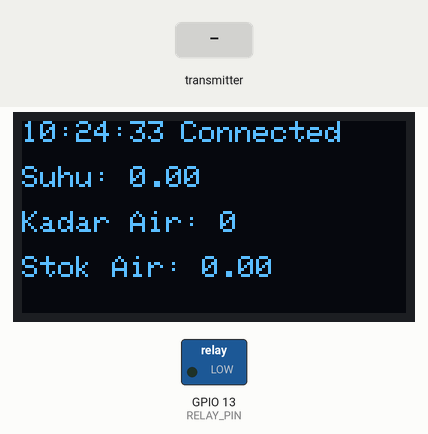
A program run on a simulated ESP32. Shown: 128×64 one-colour display, switched loads named in the program (green lamp = pin HIGH). Inputs (shaded band) come from the test bench. WiFi joins after 1.5 s; servers stay silent unless stated; network time is answered at once with the bench clock; the local clock reads 2024-03-15 10:24:30 at power-on unless the program sets it; no radio packets arrive unless stated; what the program prints to the serial monitor is not drawn.

Above: at 3.2 s.
3.3 s: the transmitter starts sending temperature = 25
At 4.9 s:
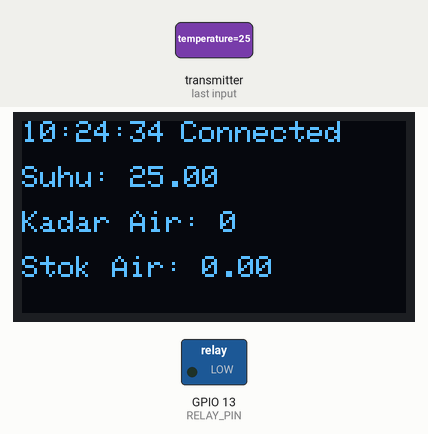
6.4 s: the transmitter starts sending soilMoisturePercentage = 25
At 8.0 s:
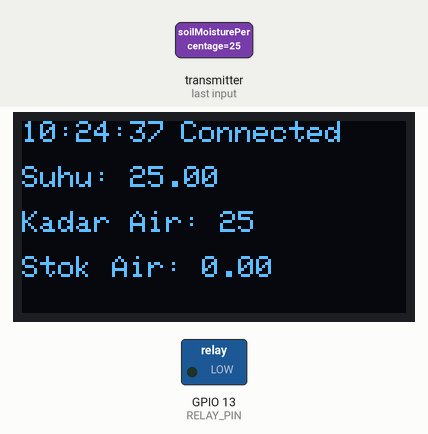
9.5 s: the transmitter starts sending temperature = 0
At 11.1 s:
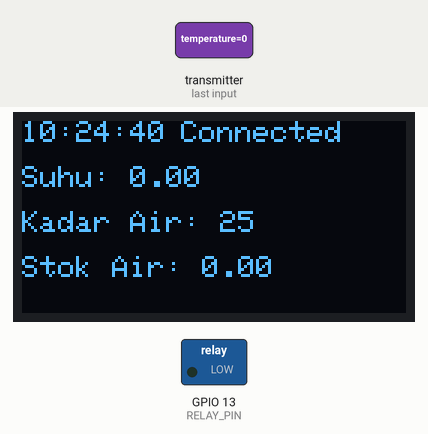
12.6 s: the transmitter starts sending soilMoisturePercentage = 50
At 13.9 s:
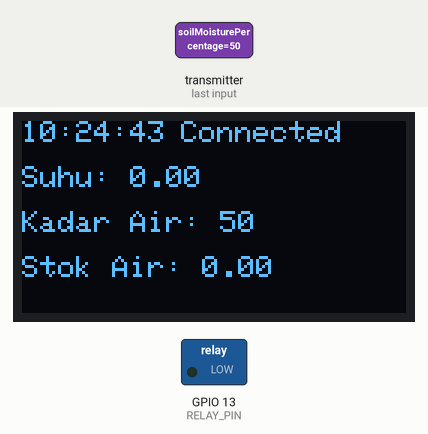
Timing chart, 0 to 15.6 s (numbered marks = the images above; inputs shaded):
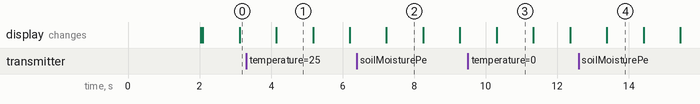

Measured:
- what the display in image 1 shows lasts 1.1 s, from 4.1 s to 5.2 s

The program:

main.cpp
```cpp
#include <SPI.h>
#include <nRF24L01.h>
#include <RF24.h>
#include <WiFi.h>
#include <HTTPClient.h>
#include <ArduinoJson.h>
#include <Wire.h>
#include <Adafruit_GFX.h>
#include <Adafruit_SSD1306.h>
#include <WiFiUdp.h>
#include <NTPClient.h>
#include <TimeLib.h>
#include <Fuzzy.h>

#define RELAY_PIN 13

RF24 radio(4, 5); // CE, CSN pins

const char* ssid = "ssid";
const char* password = "wifi-pass";
const char* apiEndpoint = "api-endpoint";

struct SensorData {
  float temperature;
  int soilMoisturePercentage;
};

struct UltrasonicData {
  float depth;
};

SensorData latestSensorData;
UltrasonicData latestUltrasonicData;

// unsigned long lastTransmissionTime = 0;
// const unsigned long transmissionInterval = 30 * 60 * 1000; // 30 minutes in milliseconds

Adafruit_SSD1306 display(128, 64, &Wire, -1);
WiFiUDP ntpUDP;
NTPClient timeClient(ntpUDP, "pool.ntp.org");
Fuzzy *fuzzyWatering = new Fuzzy();

void sendDataToAPI();
void sendPOSTRequest(String jsonData);
void displayOnOled();
void initializeFuzzyController();

int wateringDuration;  // Duration in seconds

// Fuzzy Sets for Soil Moisture
FuzzySet *dry = new FuzzySet(0, 0, 20, 30);
FuzzySet *moist = new FuzzySet(20, 30, 40, 50);
FuzzySet *wet = new FuzzySet(40, 50, 100, 100);

// Fuzzy Sets for Temperature
FuzzySet *lowTemp = new FuzzySet(10, 10, 15, 20);
FuzzySet *mediumTemp = new FuzzySet(15, 20, 25, 30);
FuzzySet *highTemp = new FuzzySet(25, 30, 36, 36);

// Fuzzy Sets for Water Amount
FuzzySet *lowWater = new FuzzySet(0, 0, 0.4, 0.6);
FuzzySet *mediumWater = new FuzzySet(0.4, 0.6, 1.4, 1.6);
FuzzySet *highWater = new FuzzySet(1.4, 1.6, 2, 2);

// Fuzzy Sets for Watering Duration (detik)
FuzzySet *steady = new FuzzySet(0, 0, 0, 0);
FuzzySet *shortDuration = new FuzzySet(25, 25, 35, 45);
FuzzySet *mediumDuration = new FuzzySet(35, 45, 55, 65);
FuzzySet *longDuration = new FuzzySet(55, 65, 80, 80);

void setup() {
  Serial.begin(9600);
  radio.begin();
  radio.openReadingPipe(1, 0xF0F0F0F0E1LL);
  radio.openReadingPipe(2, 0xF0F0F0F0E2LL);
  radio.setPALevel(RF24_PA_LOW);
  radio.startListening();

  WiFi.begin(ssid, password);
  while (WiFi.status() != WL_CONNECTED) {
    delay(1000);
    Serial.println("Connecting to WiFi..");
  }
  Serial.println("Connected to WiFi");

  // lastTransmissionTime = millis();

  if(!display.begin(SSD1306_SWITCHCAPVCC, 0x3C)) {
    Serial.println(F("SSD1306 allocation failed"));
    for(;;);
  }

  timeClient.begin();
  timeClient.setTimeOffset(25200); // Adjust according to your timezone

  initializeFuzzyController();
  pinMode(RELAY_PIN, OUTPUT);
  digitalWrite(RELAY_PIN, LOW);
}

void loop() {
  displayOnOled();

  // unsigned long currentMillis = millis();
  // if (currentMillis - lastTransmissionTime >= transmissionInterval) {
  //   sendDataToAPI();
  //   lastTransmissionTime = currentMillis;
  // }

  if (radio.available()) {
    uint8_t pipeNum;
    while (radio.available(&pipeNum)) {
      if (pipeNum == 1) {
        radio.read(&latestSensorData, sizeof(latestSensorData));
        Serial.println("Temperature: " + String(latestSensorData.temperature));
        Serial.println("Soil Moisture: " + String(latestSensorData.soilMoisturePercentage));
      } else if (pipeNum == 2) {
        radio.read(&latestUltrasonicData, sizeof(latestUltrasonicData));
        Serial.println("Water Depth: " + String(latestUltrasonicData.depth));
      }
    }
  }

  timeClient.update();
  setTime(timeClient.getEpochTime());
  int currentHour = hour();
  int currentMinute = minute();
  int currentSecond = second();

  if ((currentMinute % 30 == 0 && currentSecond == 0) ||
    (currentHour == 12 && currentMinute == 17 && currentSecond == 0)) {
    sendDataToAPI();
  }

  // Check if it is one of the specified times
  if (((currentHour == 8 || currentHour == 12 || currentHour == 15) && currentMinute == 0 && currentSecond == 0) ||
    (currentHour == 12 && currentMinute == 20 && currentSecond == 0)) {
    fuzzyWatering->setInput(1, latestSensorData.soilMoisturePercentage);
    fuzzyWatering->setInput(2, latestSensorData.temperature);
    fuzzyWatering->setInput(3, latestUltrasonicData.depth);

    fuzzyWatering->fuzzify();
    int wateringDuration = fuzzyWatering->defuzzify(1);

    if (wateringDuration > 24 && wateringDuration < 26) {
        wateringDuration += 7;
    } else if (wateringDuration > 44 && wateringDuration < 47) {
        wateringDuration += 5;
    }
    // Serial.println("Watering Duration: " + String(wateringDuration) + " seconds");

    digitalWrite(RELAY_PIN, HIGH);
    delay(wateringDuration * 1000);
    digitalWrite(RELAY_PIN, LOW);
  }
}

void sendDataToAPI() {
  // Create JSON object
  StaticJsonDocument<200> doc;

  char tempString[6]; // Allocate enough space for the string representation
  sprintf(tempString, "%.1f", latestSensorData.temperature); // Convert temperature to string
  doc["temperature"] = tempString;
  doc["soil_moisture"] = latestSensorData.soilMoisturePercentage;
  // Format amount of water to one decimal place
  char waterString[6]; // Allocate enough space for the string representation
  sprintf(waterString, "%.1f", latestUltrasonicData.depth); // Convert amount of water to string
  doc["amount_of_water"] = waterString;

  // Serialize JSON to string
  String jsonData;
  serializeJson(doc, jsonData);
  Serial.println("JSON Data: " + jsonData);

  // Send POST request to API
  sendPOSTRequest(jsonData);
}

void sendPOSTRequest(String jsonData) {
  HTTPClient http;
  http.begin(apiEndpoint);
  http.addHeader("Content-Type", "application/json");

  int httpResponseCode = http.POST(jsonData);

  if (httpResponseCode > 0) {
    Serial.print("HTTP Response code: ");
    Serial.println(httpResponseCode);
    String response = http.getString();
    Serial.println(response);
  } else {
    Serial.print("Error code: ");
    Serial.println(httpResponseCode);
  }

  http.end();
}

void displayOnOled() {
  // Update time
  timeClient.update();

  // Clear the display
  display.clearDisplay();

  // Print Jakarta time
  display.setTextSize(1);
  display.setTextColor(SSD1306_WHITE);
  display.setCursor(0, 0);
  display.print(timeClient.getFormattedTime());

  // Print WiFi status
  display.setTextSize(1);
  display.setCursor(53, 0);
  if (WiFi.status() == WL_CONNECTED) {
    display.print("Connected");
  } else {
    display.print("Disconnected");
  }

  display.setTextSize(1);
  display.setCursor(0, 15);
  display.print("Suhu: ");
  display.print(latestSensorData.temperature);

  display.setTextSize(1);
  display.setCursor(0, 30);
  display.print("Kadar Air: ");
  display.print(latestSensorData.soilMoisturePercentage);

  display.setTextSize(1);
  display.setCursor(0, 45);
  display.print("Stok Air: ");
  display.print(latestUltrasonicData.depth);

  // Display updates
  display.display();

  // Delay for a second
  delay(1000);
}

void initializeFuzzyController() {
  FuzzyInput *soilMoistureInput = new FuzzyInput(1);
  soilMoistureInput->addFuzzySet(dry);
  soilMoistureInput->addFuzzySet(moist);
  soilMoistureInput->addFuzzySet(wet);
  fuzzyWatering->addFuzzyInput(soilMoistureInput);

  // Fuzzy Input for Temperature
  FuzzyInput *temperatureInput = new FuzzyInput(2);
  temperatureInput->addFuzzySet(lowTemp);
  temperatureInput->addFuzzySet(mediumTemp);
  temperatureInput->addFuzzySet(highTemp);
  fuzzyWatering->addFuzzyInput(temperatureInput);

  // Fuzzy Input for Water Amount
  FuzzyInput *waterAmountInput = new FuzzyInput(3);
  waterAmountInput->addFuzzySet(lowWater);
  waterAmountInput->addFuzzySet(mediumWater);
  waterAmountInput->addFuzzySet(highWater);
  fuzzyWatering->addFuzzyInput(waterAmountInput);

  // Fuzzy Output for Watering Duration
  FuzzyOutput *wateringDurationOutput = new FuzzyOutput(1);
  wateringDurationOutput->addFuzzySet(steady);
  wateringDurationOutput->addFuzzySet(shortDuration);
  wateringDurationOutput->addFuzzySet(mediumDuration);
  wateringDurationOutput->addFuzzySet(longDuration);
  fuzzyWatering->addFuzzyOutput(wateringDurationOutput);

  // Define Fuzzy Rules
  // Dry soil moisture rules
  FuzzyRuleAntecedent *dryLowTempLowWater = new FuzzyRuleAntecedent();
  dryLowTempLowWater->joinWithAND(dry, lowTemp);
  FuzzyRuleAntecedent *fordryLowTempLowWater = new FuzzyRuleAntecedent();
  fordryLowTempLowWater->joinWithAND(dryLowTempLowWater, lowWater);

  FuzzyRuleAntecedent *dryLowTempMediumWater = new FuzzyRuleAntecedent();
  dryLowTempMediumWater->joinWithAND(dry, lowTemp);
  FuzzyRuleAntecedent *fordryLowTempMediumWater = new FuzzyRuleAntecedent();
  fordryLowTempMediumWater->joinWithAND(dryLowTempMediumWater, mediumWater);

  FuzzyRuleAntecedent *dryLowTempHighWater = new FuzzyRuleAntecedent();
  dryLowTempHighWater->joinWithAND(dry, lowTemp);
  FuzzyRuleAntecedent *fordryLowTempHighWater = new FuzzyRuleAntecedent();
  fordryLowTempHighWater->joinWithAND(dryLowTempHighWater, highWater);

  FuzzyRuleAntecedent *dryMediumTempLowWater = new FuzzyRuleAntecedent();
  dryMediumTempLowWater->joinWithAND(dry, mediumTemp);
  FuzzyRuleAntecedent *fordryMediumTempLowWater = new FuzzyRuleAntecedent();
  fordryMediumTempLowWater->joinWithAND(dryMediumTempLowWater, lowWater);

  FuzzyRuleAntecedent *dryMediumTempMediumWater = new FuzzyRuleAntecedent();
  dryMediumTempMediumWater->joinWithAND(dry, mediumTemp);
  FuzzyRuleAntecedent *fordryMediumTempMediumWater = new FuzzyRuleAntecedent();
  fordryMediumTempMediumWater->joinWithAND(dryMediumTempMediumWater, mediumWater);

  FuzzyRuleAntecedent *dryMediumTempHighWater = new FuzzyRuleAntecedent();
  dryMediumTempHighWater->joinWithAND(dry, mediumTemp);
  FuzzyRuleAntecedent *fordryMediumTempHighWater = new FuzzyRuleAntecedent();
  fordryMediumTempHighWater->joinWithAND(dryMediumTempHighWater, highWater);

  FuzzyRuleAntecedent *dryHighTempLowWater = new FuzzyRuleAntecedent();
  dryHighTempLowWater->joinWithAND(dry, highTemp);
  FuzzyRuleAntecedent *fordryHighTempLowWater = new FuzzyRuleAntecedent();
  fordryHighTempLowWater->joinWithAND(dryHighTempLowWater, lowWater);

  FuzzyRuleAntecedent *dryHighTempMediumWater = new FuzzyRuleAntecedent();
  dryHighTempMediumWater->joinWithAND(dry, highTemp);
  FuzzyRuleAntecedent *fordryHighTempMediumWater = new FuzzyRuleAntecedent();
  fordryHighTempMediumWater->joinWithAND(dryHighTempMediumWater, mediumWater);

  FuzzyRuleAntecedent *dryHighTempHighWater = new FuzzyRuleAntecedent();
  dryHighTempHighWater->joinWithAND(dry, highTemp);
  FuzzyRuleAntecedent *fordryHighTempHighWater = new FuzzyRuleAntecedent();
  fordryHighTempHighWater->joinWithAND(dryHighTempHighWater, highWater);

  FuzzyRuleConsequent *thenLongDuration = new FuzzyRuleConsequent();
  FuzzyRuleConsequent *thenMediumDuration = new FuzzyRuleConsequent();
  FuzzyRuleConsequent *thenShortDuration = new FuzzyRuleConsequent();
  FuzzyRuleConsequent *thenSteady = new FuzzyRuleConsequent();


  thenLongDuration->addOutput(longDuration);
  thenMediumDuration->addOutput(mediumDuration);
  thenShortDuration->addOutput(shortDuration);
  thenSteady->addOutput(steady);

  fuzzyWatering->addFuzzyRule(new FuzzyRule(1, fordryLowTempLowWater, thenLongDuration));
  fuzzyWatering->addFuzzyRule(new FuzzyRule(2, fordryLowTempMediumWater, thenLongDuration));
  fuzzyWatering->addFuzzyRule(new FuzzyRule(3, fordryLowTempHighWater, thenLongDuration));
  fuzzyWatering->addFuzzyRule(new FuzzyRule(4, fordryMediumTempLowWater, thenMediumDuration));
  fuzzyWatering->addFuzzyRule(new FuzzyRule(5, fordryMediumTempMediumWater, thenMediumDuration));
  fuzzyWatering->addFuzzyRule(new FuzzyRule(6, fordryMediumTempHighWater, thenLongDuration));
  fuzzyWatering->addFuzzyRule(new FuzzyRule(7, fordryHighTempLowWater, thenMediumDuration));
  fuzzyWatering->addFuzzyRule(new FuzzyRule(8, fordryHighTempMediumWater, thenLongDuration));
  fuzzyWatering->addFuzzyRule(new FuzzyRule(9, fordryHighTempHighWater, thenLongDuration));

  // Moist soil moisture rules
  FuzzyRuleAntecedent *moistLowTempLowWater = new FuzzyRuleAntecedent();
  moistLowTempLowWater->joinWithAND(moist, lowTemp);
  FuzzyRuleAntecedent *formoistLowTempLowWater = new FuzzyRuleAntecedent();
  formoistLowTempLowWater->joinWithAND(moistLowTempLowWater, lowWater);

  FuzzyRuleAntecedent *moistLowTempMediumWater = new FuzzyRuleAntecedent();
  moistLowTempMediumWater->joinWithAND(moist, lowTemp);
  FuzzyRuleAntecedent *formoistLowTempMediumWater = new FuzzyRuleAntecedent();
  formoistLowTempMediumWater->joinWithAND(moistLowTempMediumWater, mediumWater);

  FuzzyRuleAntecedent *moistLowTempHighWater = new FuzzyRuleAntecedent();
  moistLowTempHighWater->joinWithAND(moist, lowTemp);
  FuzzyRuleAntecedent *formoistLowTempHighWater = new FuzzyRuleAntecedent();
  formoistLowTempHighWater->joinWithAND(moistLowTempHighWater, highWater);


  FuzzyRuleAntecedent *moistMediumTempLowWater = new FuzzyRuleAntecedent();
  moistMediumTempLowWater->joinWithAND(moist, mediumTemp);
  FuzzyRuleAntecedent *formoistMediumTempLowWater = new FuzzyRuleAntecedent();
  formoistMediumTempLowWater->joinWithAND(moistMediumTempLowWater, lowWater);

  FuzzyRuleAntecedent *moistMediumTempMediumWater = new FuzzyRuleAntecedent();
  moistMediumTempMediumWater->joinWithAND(moist, mediumTemp);
  FuzzyRuleAntecedent *formoistMediumTempMediumWater = new FuzzyRuleAntecedent();
  formoistMediumTempMediumWater->joinWithAND(moistMediumTempMediumWater, mediumWater);

  FuzzyRuleAntecedent *moistMediumTempHighWater = new FuzzyRuleAntecedent();
  moistMediumTempHighWater->joinWithAND(moist, mediumTemp);
  FuzzyRuleAntecedent *formoistMediumTempHighWater = new FuzzyRuleAntecedent();
  formoistMediumTempHighWater->joinWithAND(moistMediumTempHighWater, highWater);

  FuzzyRuleAntecedent *moistHighTempLowWater = new FuzzyRuleAntecedent();
  moistHighTempLowWater->joinWithAND(moist, highTemp);
  FuzzyRuleAntecedent *formoistHighTempLowWater = new FuzzyRuleAntecedent();
  formoistHighTempLowWater->joinWithAND(moistHighTempLowWater, lowWater);

  FuzzyRuleAntecedent *moistHighTempMediumWater = new FuzzyRuleAntecedent();
  moistHighTempMediumWater->joinWithAND(moist, highTemp);
  FuzzyRuleAntecedent *formoistHighTempMediumWater = new FuzzyRuleAntecedent();
  formoistHighTempMediumWater->joinWithAND(moistHighTempMediumWater, mediumWater);

  FuzzyRuleAntecedent *moistHighTempHighWater = new FuzzyRuleAntecedent();
  moistHighTempHighWater->joinWithAND(moist, highTemp);
  FuzzyRuleAntecedent *formoistHighTempHighWater = new FuzzyRuleAntecedent();
  formoistHighTempHighWater->joinWithAND(moistHighTempHighWater, highWater);

  fuzzyWatering->addFuzzyRule(new FuzzyRule(10, formoistLowTempLowWater, thenSteady));
  fuzzyWatering->addFuzzyRule(new FuzzyRule(11, formoistLowTempMediumWater, thenSteady));
  fuzzyWatering->addFuzzyRule(new FuzzyRule(12, formoistLowTempHighWater, thenSteady));
  fuzzyWatering->addFuzzyRule(new FuzzyRule(13, formoistMediumTempLowWater, thenSteady));
  fuzzyWatering->addFuzzyRule(new FuzzyRule(14, formoistMediumTempMediumWater, thenSteady));
  fuzzyWatering->addFuzzyRule(new FuzzyRule(15, formoistMediumTempHighWater, thenShortDuration));
  fuzzyWatering->addFuzzyRule(new FuzzyRule(16, formoistHighTempLowWater, thenSteady));
  fuzzyWatering->addFuzzyRule(new FuzzyRule(17, formoistHighTempMediumWater, thenShortDuration));
  fuzzyWatering->addFuzzyRule(new FuzzyRule(18, formoistHighTempHighWater, thenShortDuration));

  // Wet soil moisture rules
  FuzzyRuleAntecedent *wetLowTempLowWater = new FuzzyRuleAntecedent();
  wetLowTempLowWater->joinWithAND(wet, lowTemp);
  FuzzyRuleAntecedent *forwetLowTempLowWater = new FuzzyRuleAntecedent();
  forwetLowTempLowWater->joinWithAND(wetLowTempLowWater, lowWater);

  FuzzyRuleAntecedent *wetLowTempMediumWater = new FuzzyRuleAntecedent();
  wetLowTempMediumWater->joinWithAND(wet, lowTemp);
  FuzzyRuleAntecedent *forwetLowTempMediumWater = new FuzzyRuleAntecedent();
  forwetLowTempMediumWater->joinWithAND(wetLowTempMediumWater, mediumWater);

  FuzzyRuleAntecedent *wetLowTempHighWater = new FuzzyRuleAntecedent();
  wetLowTempHighWater->joinWithAND(wet, lowTemp);
  FuzzyRuleAntecedent *forwetLowTempHighWater = new FuzzyRuleAntecedent();
  forwetLowTempHighWater->joinWithAND(wetLowTempHighWater, highWater);

  FuzzyRuleAntecedent *wetMediumTempLowWater = new FuzzyRuleAntecedent();
  wetMediumTempLowWater->joinWithAND(wet, mediumTemp);
  FuzzyRuleAntecedent *forwetMediumTempLowWater = new FuzzyRuleAntecedent();
  forwetMediumTempLowWater->joinWithAND(wetMediumTempLowWater, lowWater);

  FuzzyRuleAntecedent *wetMediumTempMediumWater = new FuzzyRuleAntecedent();
  wetMediumTempMediumWater->joinWithAND(wet, mediumTemp);
  FuzzyRuleAntecedent *forwetMediumTempMediumWater = new FuzzyRuleAntecedent();
  forwetMediumTempMediumWater->joinWithAND(wetMediumTempMediumWater, mediumWater);

  FuzzyRuleAntecedent *wetMediumTempHighWater = new FuzzyRuleAntecedent();
  wetMediumTempHighWater->joinWithAND(wet, mediumTemp);
  FuzzyRuleAntecedent *forwetMediumTempHighWater = new FuzzyRuleAntecedent();
  forwetMediumTempHighWater->joinWithAND(wetMediumTempHighWater, highWater);

  FuzzyRuleAntecedent *wetHighTempLowWater = new FuzzyRuleAntecedent();
  wetHighTempLowWater->joinWithAND(wet, highTemp);
  FuzzyRuleAntecedent *forwetHighTempLowWater = new FuzzyRuleAntecedent();
  forwetHighTempLowWater->joinWithAND(wetHighTempLowWater, lowWater);

  FuzzyRuleAntecedent *wetHighTempMediumWater = new FuzzyRuleAntecedent();
  wetHighTempMediumWater->joinWithAND(wet, highTemp);
  FuzzyRuleAntecedent *forwetHighTempMediumWater = new FuzzyRuleAntecedent();
  forwetHighTempMediumWater->joinWithAND(wetHighTempMediumWater, mediumWater);

  FuzzyRuleAntecedent *wetHighTempHighWater = new FuzzyRuleAntecedent();
  wetHighTempHighWater->joinWithAND(wet, highTemp);
  FuzzyRuleAntecedent *forwetHighTempHighWater = new FuzzyRuleAntecedent();
  forwetHighTempHighWater->joinWithAND(wetHighTempHighWater, highWater);

  fuzzyWatering->addFuzzyRule(new FuzzyRule(19, forwetLowTempLowWater, thenSteady));
  fuzzyWatering->addFuzzyRule(new FuzzyRule(20, forwetLowTempMediumWater, thenSteady));
  fuzzyWatering->addFuzzyRule(new FuzzyRule(21, forwetLowTempHighWater, thenSteady));
  fuzzyWatering->addFuzzyRule(new FuzzyRule(22, forwetMediumTempLowWater, thenSteady));
  fuzzyWatering->addFuzzyRule(new FuzzyRule(23, forwetMediumTempMediumWater, thenSteady));
  fuzzyWatering->addFuzzyRule(new FuzzyRule(24, forwetMediumTempHighWater, thenShortDuration));
  fuzzyWatering->addFuzzyRule(new FuzzyRule(25, forwetHighTempLowWater, thenSteady));
  fuzzyWatering->addFuzzyRule(new FuzzyRule(26, forwetHighTempMediumWater, thenSteady));
  fuzzyWatering->addFuzzyRule(new FuzzyRule(27, forwetHighTempHighWater, thenShortDuration));
}
```
